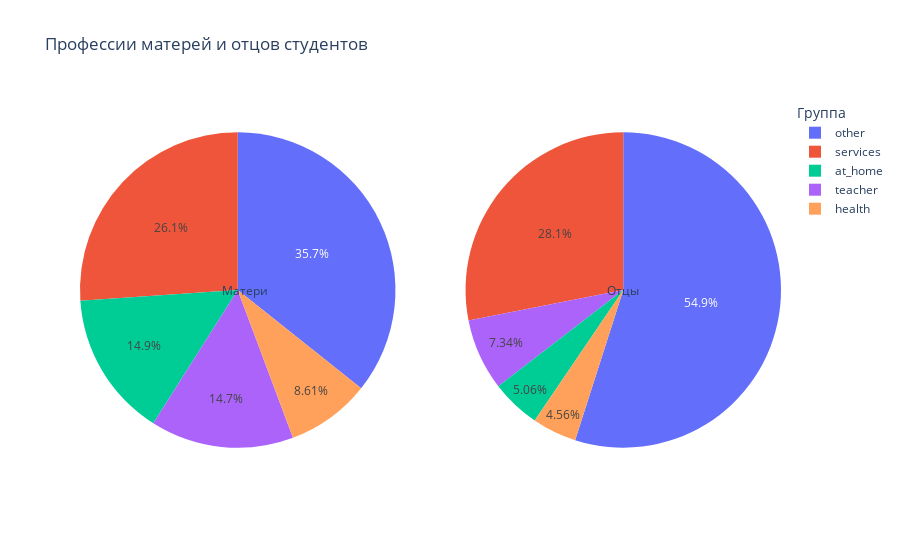

The notebook cell saved with this chart:
### Code cell
# Подсчитаем количество каждой профессии
mother_jobs = df['Mjob'].value_counts()
father_jobs = df['Fjob'].value_counts()

# Создаем два круговых сектора для матерей и отцов
fig = go.Figure()

# Добавляем сектор для профессий матерей
fig.add_trace(go.Pie(
    labels=mother_jobs.index,
    values=mother_jobs.values,
    name="Матери",
    domain={"x": [0, 0.45]}
))

# Добавляем сектор для профессий отцов
fig.add_trace(go.Pie(
    labels=father_jobs.index,
    values=father_jobs.values,
    name="Отцы",
    domain={"x": [0.55, 1]}
))

# Настройка макета и заголовка
fig.update_layout(
    title="Профессии матерей и отцов студентов",
    legend_title="Группа",
    annotations=[{"text": "Матери", "x": 0.2, "y": 0.5, "showarrow": False},
                 {"text": "Отцы", "x": 0.8, "y": 0.5, "showarrow": False}]
)

# Отображаем объединенную круговую диаграмму
fig.show()

### Figure 1 — Plotly figure (JSON) as saved in the notebook; plotly's stock layout.template omitted (floating-point values rounded to 4 significant figures)
{"data": [{"domain": {"x": [0, 0.45]}, "labels": ["other", "services", "at_home", "teacher", "health"], "name": "Матери", "type": "pie", "values": [141, 103, 59, 58, 34]}, {"domain": {"x": [0.55, 1]}, "labels": ["other", "services", "teacher", "at_home", "health"], "name": "Отцы", "type": "pie", "values": [217, 111, 29, 20, 18]}], "layout": {"annotations": [{"showarrow": false, "text": "Матери", "x": 0.2, "y": 0.5}, {"showarrow": false, "text": "Отцы", "x": 0.8, "y": 0.5}], "legend": {"title": {"text": "Группа"}}, "title": {"text": "Профессии матерей и отцов студентов"}}}
